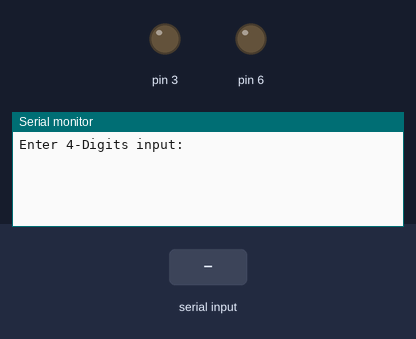
A sketch run on a simulated Arduino Uno, built with avr-gcc and run on an emulated ATmega328P. On the bench: output pins drawn as LEDs (lit = HIGH), the last lines printed to the serial monitor. Inputs (shaded band) come from the test bench.

Above: at 0.9 s.
1.0 s: "1111" received over Serial
At 2.8 s:
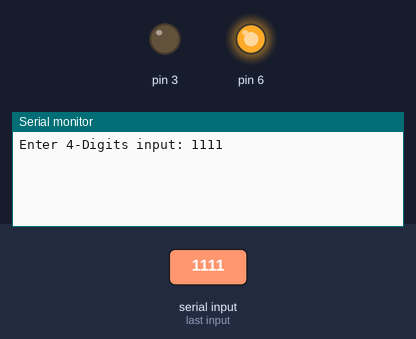
At 4.0 s:
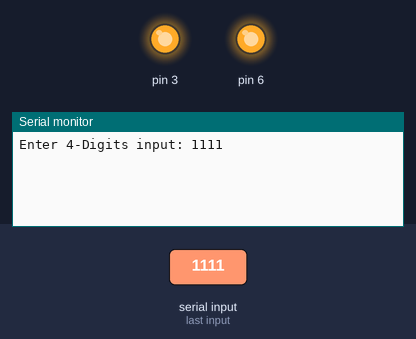

The sketch:

prb03.ino
```cpp
void setup() {
  // put your setup code here, to run once:
  pinMode(3, OUTPUT);
  pinMode(6, OUTPUT);
  Serial.begin(9600);
  Serial.print("Enter 4-Digits input: ");
  while (Serial.available() == 0) {}
  String n = Serial.readString();
  Serial.println(n);

  if (n == "1111") {

    digitalWrite(6, HIGH);
    delay(1000);
    digitalWrite(3, HIGH);
    delay(1000);
  } else if (n == "0010") {
    digitalWrite(6, LOW);
    delay(1000);
    digitalWrite(3, HIGH);
    delay(1000);
  } else if (n == "0101") {
    digitalWrite(6, HIGH);
    delay(1000);
    digitalWrite(3, LOW);
    delay(1000);
  } else if (n == "0001") {
    digitalWrite(6, LOW);
    delay(1000);
    digitalWrite(3, LOW);
    delay(1000);
  }


  else {
    Serial.println("INVALID");
  }
}
void loop() {
  // put your main code here, to run repeatedly:
}
```

Measured:
- after the input at 1.0 s, the serial monitor: prints a new line after 1.0 s (image 1)
